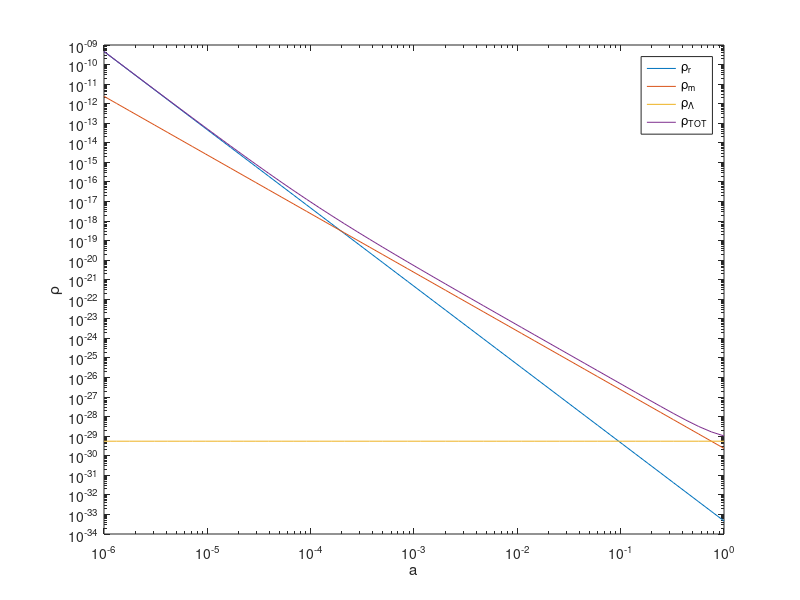

The MATLAB source for this figure:
function [] = hw1()
% This file performs calculations for HW1 for P262 in 2004.

% Define parameters
par.rhoc0 = 1.879e-29 * 0.65^2;
par.rhom0 = 0.3 * par.rhoc0;
par.rhor0 = 4.8135e-34 * (2.725/2.75)^4;
par.rhoL0 = 0.7 * par.rhoc0;
% par.rhok0 = par.rhoc0 - par.rhom0 - par.rhor0 - par.rhoL0
par.rhok0 = 0
% a ";" at the end of a command supresses printing to the screen 
% the absence of a ";" in the above line causes the entire data structure
% "par" ti be printed

% Plotting rho(aP (problem 1.2 -- 2004)
% Note that the following Rho_i functions are defined at the end of this
% file (?)

a = logspace(-6,0); % create "a" values for x axis
loglog(a,Rhor(a,par),a,Rhom(a,par),a,RhoL(a,par),a,Rho(a,par)) %plot values
xlabel('a')
ylabel('\rho') % matlab uses many (but not all) LaTex codes
legend('\rho_r','\rho_m', '\rho_{\Lambda}','\rho_{TOT}')

%functions

function[ rho ] = Rhor( a,par )
%RHOR radiation density
rho = par.rhor0*a.^(-4);
%******* very important ******
% writing ".^" instead of "^" is special MATLAB code 
% that allows you to pass vector arguments to the function to return a
% vector which is the function evaluated at each element of the input
% vector. Otherwise, MATLAB will try some other kind of vector math.

function [ rho ] = Rhom( a,par )
%RHOM matter density
rho = par.rhom0*a.^(-3);

function [ rho ] = RhoL( a,par )
%RHOL cosmological constant
rho = par.rhoL0*a.^(0);

function [ rho ] = Rhok( a,par )
% RHOk curvature "density"
rho = par.rhok0*a.^(-2);

function [ rho ] = Rho ( a,par )
%RHO total density
rho = Rhor(a,par) + Rhom(a,par) + Rhom(a,par) + RhoL(a,par) + Rhok(a,par);